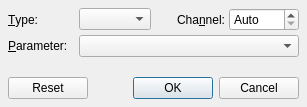
<?xml version="1.0" encoding="UTF-8"?>
<ui version="4.0">
 <author>rncbc aka Rui Nuno Capela</author>
 <comment>qtractor - An Audio/MIDI multi-track sequencer.

   Copyright (C) 2012-2015, rncbc aka Rui Nuno Capela. All rights reserved.

   This program is free software; you can redistribute it and/or
   modify it under the terms of the GNU General Public License
   as published by the Free Software Foundation; either version 2
   of the License, or (at your option) any later version.

   This program is distributed in the hope that it will be useful,
   but WITHOUT ANY WARRANTY; without even the implied warranty of
   MERCHANTABILITY or FITNESS FOR A PARTICULAR PURPOSE.  See the
   GNU General Public License for more details.

   You should have received a copy of the GNU General Public License along
   with this program; if not, write to the Free Software Foundation, Inc.,
   51 Franklin Street, Fifth Floor, Boston, MA 02110-1301 USA.

 </comment>
 <class>drumkv1widget_control</class>
 <widget class="QDialog" name="drumkv1widget_control">
  <property name="geometry">
   <rect>
    <x>0</x>
    <y>0</y>
    <width>307</width>
    <height>107</height>
   </rect>
  </property>
  <property name="windowTitle">
   <string>MIDI Controller</string>
  </property>
  <property name="windowIcon">
   <iconset resource="drumkv1.qrc">
    <normaloff>:/images/drumkv1_preset.png</normaloff>:/images/drumkv1_preset.png</iconset>
  </property>
  <layout class="QGridLayout">
   <item row="0" column="0">
    <widget class="QLabel" name="ControlTypeTextLabel">
     <property name="text">
      <string>&amp;Type:</string>
     </property>
     <property name="buddy">
      <cstring>ControlTypeComboBox</cstring>
     </property>
    </widget>
   </item>
   <item row="0" column="1">
    <widget class="QComboBox" name="ControlTypeComboBox">
     <property name="toolTip">
      <string>MIDI event type</string>
     </property>
    </widget>
   </item>
   <item row="0" column="2">
    <widget class="QLabel" name="ControlChannelTextLabel">
     <property name="text">
      <string>Cha&amp;nnel:</string>
     </property>
     <property name="alignment">
      <set>Qt::AlignRight|Qt::AlignTrailing|Qt::AlignVCenter</set>
     </property>
     <property name="buddy">
      <cstring>ControlChannelSpinBox</cstring>
     </property>
    </widget>
   </item>
   <item row="0" column="3">
    <widget class="QSpinBox" name="ControlChannelSpinBox">
     <property name="toolTip">
      <string>MIDI channel</string>
     </property>
     <property name="specialValueText">
      <string>Auto</string>
     </property>
     <property name="accelerated">
      <bool>false</bool>
     </property>
     <property name="minimum">
      <number>0</number>
     </property>
     <property name="maximum">
      <number>16</number>
     </property>
    </widget>
   </item>
   <item row="1" column="0">
    <widget class="QLabel" name="ControlParamTextLabel">
     <property name="text">
      <string>&amp;Parameter:</string>
     </property>
     <property name="buddy">
      <cstring>ControlParamComboBox</cstring>
     </property>
    </widget>
   </item>
   <item row="1" column="1" colspan="3">
    <widget class="QComboBox" name="ControlParamComboBox">
     <property name="minimumSize">
      <size>
       <width>220</width>
       <height>0</height>
      </size>
     </property>
     <property name="toolTip">
      <string>MIDI parameter</string>
     </property>
    </widget>
   </item>
   <item row="2" column="0" colspan="4">
    <spacer>
     <property name="orientation">
      <enum>Qt::Vertical</enum>
     </property>
     <property name="sizeHint">
      <size>
       <width>20</width>
       <height>8</height>
      </size>
     </property>
    </spacer>
   </item>
   <item row="3" column="0" colspan="4">
    <widget class="QDialogButtonBox" name="DialogButtonBox">
     <property name="orientation">
      <enum>Qt::Horizontal</enum>
     </property>
     <property name="standardButtons">
      <set>QDialogButtonBox::Cancel|QDialogButtonBox::Ok|QDialogButtonBox::Reset</set>
     </property>
    </widget>
   </item>
  </layout>
 </widget>
 <layoutdefault spacing="4" margin="8"/>
 <tabstops>
  <tabstop>ControlTypeComboBox</tabstop>
  <tabstop>ControlChannelSpinBox</tabstop>
  <tabstop>ControlParamComboBox</tabstop>
  <tabstop>DialogButtonBox</tabstop>
 </tabstops>
 <resources>
  <include location="drumkv1.qrc"/>
 </resources>
 <connections/>
</ui>
